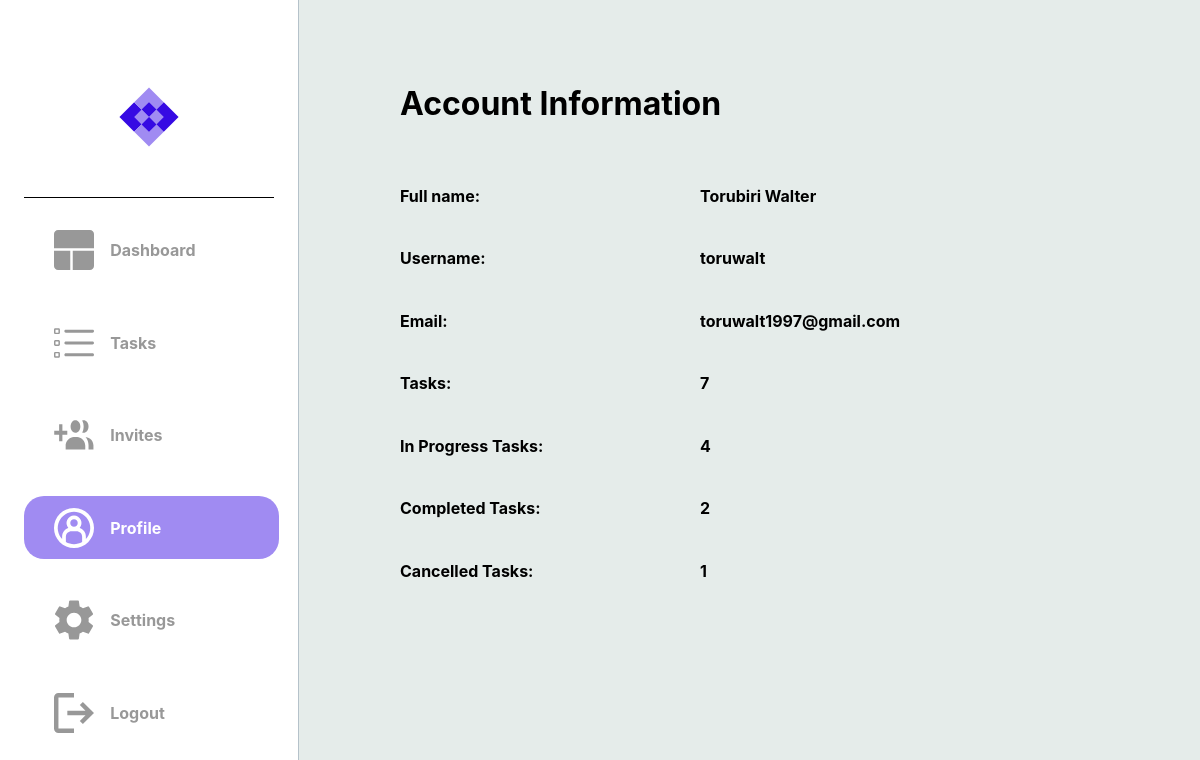
The app's page /profile (signed in) with its own data.
### dotask/models.py (models this page shows)
class User(db.Model, UserMixin):
    __tablename__ = "user"
    id = db.Column(db.Integer, primary_key=True)
    email = db.Column(db.String(50), nullable=False, unique=True)
    password = db.Column(db.String(30), nullable=False)
    username = db.Column(db.String(30), nullable=False, unique=True)
    first_name = db.Column(db.String(30), nullable=False)
    last_name = db.Column(db.String(30), nullable=False)
    assigned_tasks = relationship('Task', secondary=user_task, backref='assigned_to')

### dotask/routes.py (the view)
@app.route("/profile")
@login_required
def hello_profile():
    try:
        task_all = 0
        task_in = 0
        task_com = 0
        task_can = 0
        tasks = current_user.tasks
        if tasks:
            for task in tasks:
                task_all += 1
                if task.status.name == 'Cancelled':
                    task_can += 1
                elif task.status.name == 'Completed':
                    task_com += 1
                else:
                    task_in += 1
            return render_template('profile.html', current_user=current_user, task=task, task_all=task_all, task_in=task_in, task_com=task_com, task_can=task_can)
        else:
            return render_template('profile.html', current_user=current_user)
    except:
        return render_template('profile.html', current_user=current_user)

### dotask/routes.py (called while the page is built)
@app.after_request
def after_request(response):
    response.headers["Cache-Control"] = "no-cache, no-store, must-revalidate"
    return response

@login_manager.user_loader
def load_user(user_id):
    return User.query.get(user_id)

### dotask/templates/profile.html (shortened to what this page needs)
{% extends "layout.html" %}
{% block head %}
    <link rel="stylesheet" {% block css_tab_colour %} href="../static/page_css_folder/profile.css" {% endblock %}/>
{% endblock %}
{% block profile_image_colour %}
            <a class="a3" href="{{ url_for('hello_profile') }}">
            <div id="logos">
                <img class="imgs" src="../static/profile_active.svg">
                <h4 class="sidebar-text">Profile</h4>
            </div>
            </a>
{% endblock profile_image_colour %}
{% block tasks %}
    {% if current_user %}
    <h1>Account Information</h1>
    <br>
    <div class="shifts">
        <div><h4>
            Full name:
        </h4></div>
        <div><h4>
            {{ current_user.last_name }} {{ current_user.first_name }}
        </h4></div>
    </div>
    <div class="shifts">
        <div><h4>
            Username:
        </h4></div>
        <div><h4>
            {{ current_user.username }}
        </h4></div>
    </div>
    <div class="shifts">
        <div><h4>
            Email:
        </h4></div>
        <div><h4>
            {{ current_user.email }}
        </h4></div>
    </div>
    {% endif %}
    {% if task_all %}
    <div class="shifts click">
        <div><h4>
            Tasks:
        </h4></div>
        <a href="{{ url_for('hello_tasks') }}">
            <div>
                <h4>{{ task_all }} </h4>
            </div>
        </a>
    </div>
    {% endif %}
    {% if task_in %}
    <div class="shifts click">
        <div><h4>
            In Progress Tasks:
        </h4></div>
        <a href="{{ url_for('hello_in_process_tasks') }}">
            <div>
                <h4>{{ task_in }} </h4>
            </div>
        </a>
    </div>
    {% endif %}
    {% if task_com %}
    <div class="shifts click">
        <div><h4>
            Completed Tasks:
        </h4></div>
        <a href="{{ url_for('hello_completed_tasks') }}">
            <div>
                <h4>{{ task_com }}</h4>
            </div>
        </a>
    </div>
    {% endif %}
    {% if task_can %}
    <div class="shifts click">
        <div><h4>
            Cancelled Tasks:
        </h4></div>
        <a href="{{ url_for('hello_cancelled_tasks') }}">
        <div>
            <h4>{{ task_can }}</h4>
        </div>
    </div>
    {% endif %}
{% endblock tasks %}

### dotask/static/layout.css (style rules this page uses)
@media (min-width: 768px) { body { margin: auto; padding-bottom: 10vh; background-color: #E5ECEA; display: flex; font-family: inter; } }
@media (min-width: 768px) { a { text-decoration: none; color: black; } }
@media (min-width: 768px) { .sidebar > div > a { width: 90%; text-decoration: none; } }
@media (min-width: 768px) { .sidebar > div > a > div { width: 100%; height: 10%; padding-left: 30px; margin: 5% auto; border-radius: 20px; } }
@media (min-width: 768px) { #logos { width: 100%; display: grid; grid-template-columns: 1fr 3fr; align-items: center; } }
@media (min-width: 768px) { .sidebar-text { color: #989898; font-size: 1rem; } }
@media (min-width: 768px) { .imgs { height: 40px; width: 40px; } }

### dotask/static/page_css_folder/profile.css (style rules this page uses)
.a3 > div { background-color: #A08BF2; width: 100%; height: 10%; padding-left: 30px; margin: 5% auto; border-radius: 20px; color: white; }
h1 { margin-top: 10%; }
.a3 > div > h4 { color: white; }
.a3 > div > img { fill: #FFFFFF; }
.shifts { width: 100%; display: flex; }
.shifts > div:nth-child(1) { width: 50%; }
.click { cursor: pointer; }

### records on screen
User: last_name "Torubiri", first_name "Walter", username "toruwalt", email "toruwalt1997@gmail.com"

### other values on screen
{{ task_all }} "7"
{{ task_in }} "4"
{{ task_com }} "2"
{{ task_can }} "1"
